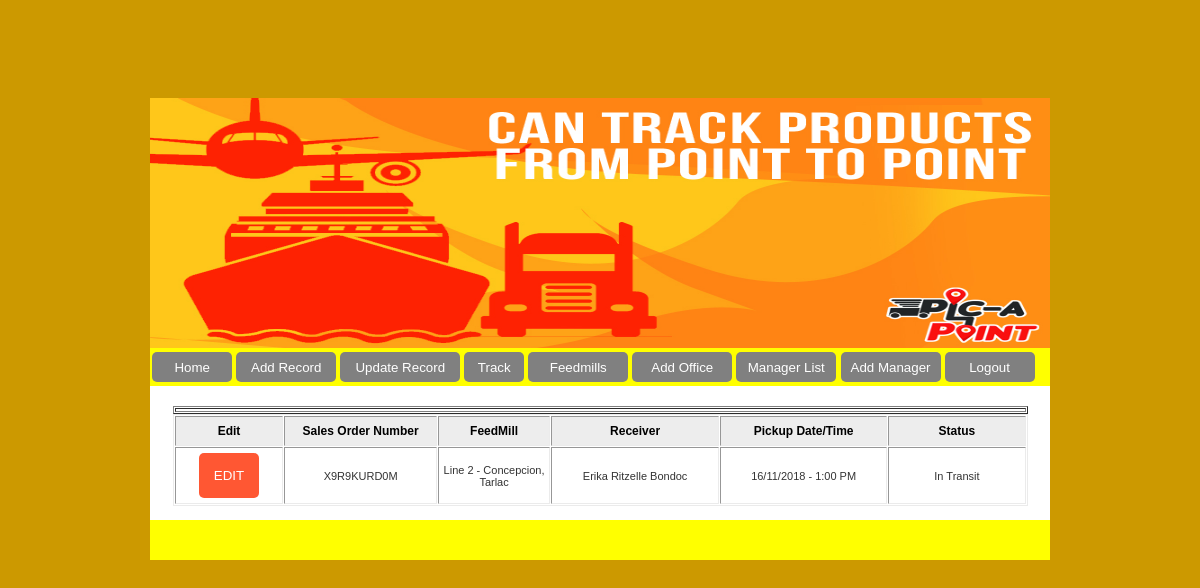
The app's page /datewise_list.php (signed in) with its own data.
### tables this page shows
CREATE TABLE `tbl_picapoint` (
  `cid` int(10) NOT NULL,
  `cons_no` varchar(20) NOT NULL,
  `ship_name` varchar(100) NOT NULL,
  `phone` varchar(12) NOT NULL,
  `s_add` varchar(200) NOT NULL,
  `rev_name` varchar(100) NOT NULL,
  `r_phone` varchar(12) NOT NULL,
  `r_add` varchar(200) NOT NULL,
  `type` varchar(40) NOT NULL,
  `weight` double NOT NULL,
  `invice_no` varchar(20) NOT NULL,
  `qty` int(10) NOT NULL,
  `book_mode` varchar(20) NOT NULL,
  `freight` double NOT NULL,
  `mode` varchar(20) NOT NULL,
  `pick_date` varchar(20) NOT NULL,
  `pick_time` varchar(10) NOT NULL,
  `status` varchar(20) NOT NULL,
  `comments` varchar(250) NOT NULL,
  `book_date` date NOT NULL
);

### database.php (called while the page is built, shortened)
<?php
function dbQuery($sql)
{
	$result = mysql_query($sql) or die(mysql_error());
	return $result;
}
function dbFetchAssoc($result)
{
	return mysql_fetch_assoc($result);
}
?>

### datewise_list.php (the view, shortened to what this page needs)
<?php
require_once('database.php');
$sql = "SELECT cid, cons_no, ship_name, rev_name, pick_date, pick_time, status
		FROM tbl_picapoint
		WHERE status != 'Delivered'
		GROUP BY book_date
		ORDER BY cid DESC";
$result = dbQuery($sql);
?>
<!DOCTYPE html PUBLIC "-//W3C//DTD HTML 4.01 Transitional//EN" "http://www.w3.org/TR/html4/loose.dtd">
<html><head>
<link href="css/mystyle.css" rel="stylesheet" type="text/css">
<link href="css/style.css" rel="stylesheet" type="text/css">
</head>
<br>
<br>
<br>
<br>
<br>
<br>
<br>
<body style="background-color: #cc9900">
<table border="0" cellpadding="0" cellspacing="0" align="center" width="900">
  <tbody><tr>
    <td width="900">
<?php include("header.php"); ?>
  <tr>
    <td bgcolor="#FFFFFF">
<table border="0" align="center" width="80%">
    <tbody><tr>
      <td class="LargeBlue" bgcolor="#FFFFFF" align="left">&nbsp;</td>
    </tr>
  </tbody></table>
  <table border="1" cellpadding="1" cellspacing="1" align="center" width="95%">
    <tbody>
	<tr>
    <td>
	</td>
    </tr>
  </tbody></table>
  <table class="blackbox" border="1" cellpadding="1" cellspacing="1" align="center" width="95%">
    <tbody><tr class="BoldRED" bgcolor="#FFFFFF" style="height:30px;">
      <th class="newtext" bgcolor="#EDEDED" width="6%"><div align="center">Edit</div></th>
      <th class="newtext" bgcolor="#EDEDED" width="10%"><div align="center">Sales Order Number </div><div align="center"></th>
      <th class=newtext" bgcolor="#EDEDED" width="7%"><div align="center">FeedMill</div><div align="center"></th>
      <th class="newtext" bgcolor="#EDEDED" width="11%"><div align="center">Receiver</div><div align="center"></th>
      <th class="newtext" bgcolor="#EDEDED" width="11%"><div align="center">Pickup Date/Time</div><div align="center"></th>
      <th class="newtext" bgcolor="#EDEDED" width="9%"><div align="center">Status</div><div align="center"></th>
    </tr>
	<?php
	while($data = dbFetchAssoc($result)){
	extract($data);
	?>
      <tr onMouseOver="this.bgColor='gold';" onMouseOut="this.bgColor='#FFFFFF';" bgcolor="#FFFFFF">
      <td class="gentxt" align="center">
	  <a href="edit_product.php?cid=<?php echo $cid; ?>">
	   <button style="background-color: #FF5733;
				    border: none;
				    color: white;
				    padding: 15px;
				    text-align: center;
				    text-decoration: none;
				    display: inline-block;
				    margin: 4px 2px;
				    border-radius: 5px;
				    cursor: pointer;">EDIT
				</button>
	  </td>
      <td class="gentxt"><div align="center"><?php echo $cons_no; ?></div></td>
      <td class="gentxt"><div align="center"><?php echo $ship_name; ?></div></td>
      <td class="gentxt"><div align="center"><?php echo $rev_name; ?></div></td>
      <td class="gentxt"><div align="center"><?php echo $pick_date; ?> - <?php echo $pick_time; ?></div></td>
      <td class="gentxt"><div align="center"><?php echo $status; ?></div></td>
    </tr>
    <?php
	}
	?>
	  </tbody></table>
  <br>
    </td>
  </tr>
  <tr>
    <td><table border="0" cellpadding="0" cellspacing="0" align="center" width="900">
  <tbody><tr>
    <td bgcolor="yellow" height="40" width="476">&nbsp;</td>
    <td bgcolor="yellow" width="304"><div align="right"></div></td>
  </tr>
</tbody></table>
</td>
  </tr>
</body></html>

### css/mystyle.css (style rules this page uses)
.blackbox { border: 1px solid #EBEBEB; padding: 0px; }
body { font-family:Verdana, Arial, Helvetica, sans-serif; font-size:12px; background-color: #cc9900; }
.gentxt { FONT-SIZE: 11px; TEXT-TRANSFORM: none; COLOR: #333333; FONT-STYLE: normal; FONT-FAMILY: Verdana, Arial; TEXT-DECORATION: none; }
.newtext { font-family: sans-serif, arial, helvetica; font-size:12px; color:#000000; }

### css/style.css (style rules this page uses)
html, body { height: 100%; margin: 0; padding: 0; }
table { font-size: 12px; }

### records on screen
tbl_picapoint: cons_no "X9R9KURD0M", ship_name "Line 2 - Concepcion, Tarlac", rev_name "Erika Ritzelle Bondoc", pick_date "16/11/2018", pick_time "1:00 PM", status "In Transit"
